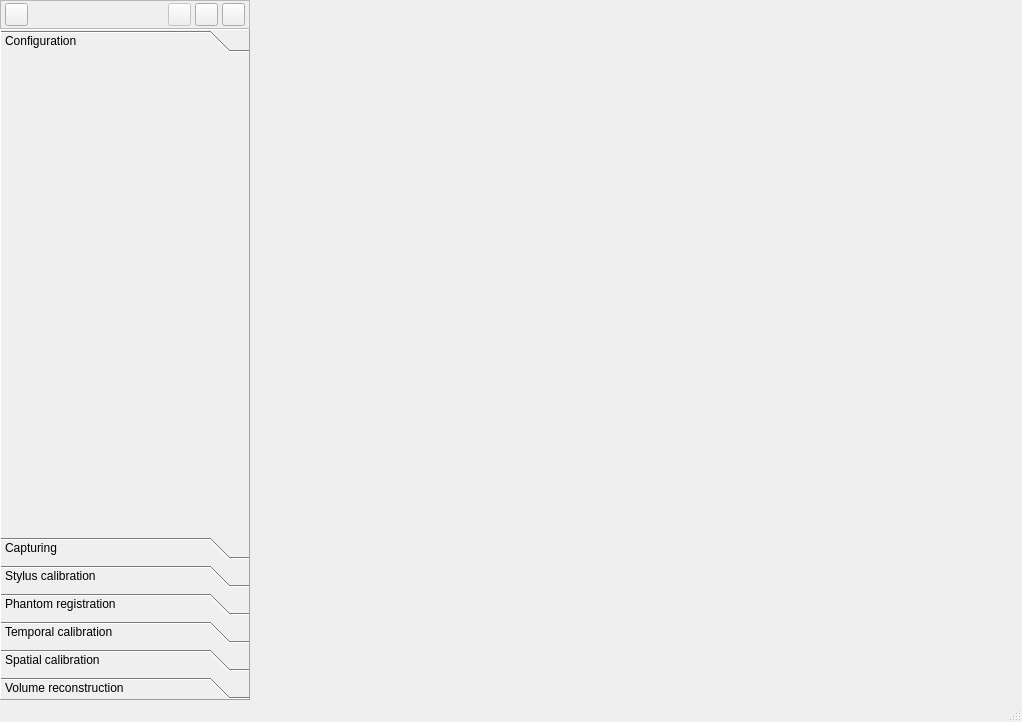
<?xml version="1.0" encoding="UTF-8"?>
<ui version="4.0">
 <class>fCalMainWindow</class>
 <widget class="QMainWindow" name="fCalMainWindow">
  <property name="geometry">
   <rect>
    <x>0</x>
    <y>0</y>
    <width>1022</width>
    <height>720</height>
   </rect>
  </property>
  <property name="windowTitle">
   <string>fCal</string>
  </property>
  <property name="windowIcon">
   <iconset resource="fCal.qrc">
    <normaloff>:/icons/Resources/icon_fCal.png</normaloff>:/icons/Resources/icon_fCal.png</iconset>
  </property>
  <widget class="QWidget" name="centralWidget">
   <layout class="QGridLayout" name="gridLayout">
    <property name="margin">
     <number>0</number>
    </property>
    <property name="spacing">
     <number>0</number>
    </property>
    <item row="0" column="1">
     <layout class="QVBoxLayout" name="verticalLayout">
      <property name="spacing">
       <number>0</number>
      </property>
      <property name="sizeConstraint">
       <enum>QLayout::SetDefaultConstraint</enum>
      </property>
      <item>
       <widget class="QFrame" name="frame_Toolbar">
        <property name="minimumSize">
         <size>
          <width>0</width>
          <height>27</height>
         </size>
        </property>
        <property name="maximumSize">
         <size>
          <width>250</width>
          <height>16777215</height>
         </size>
        </property>
        <property name="frameShape">
         <enum>QFrame::StyledPanel</enum>
        </property>
        <property name="frameShadow">
         <enum>QFrame::Raised</enum>
        </property>
        <layout class="QHBoxLayout" name="horizontalLayout">
         <property name="spacing">
          <number>4</number>
         </property>
         <property name="leftMargin">
          <number>4</number>
         </property>
         <property name="topMargin">
          <number>2</number>
         </property>
         <property name="rightMargin">
          <number>4</number>
         </property>
         <property name="bottomMargin">
          <number>2</number>
         </property>
         <item>
          <widget class="QPushButton" name="pushButton_SaveConfiguration">
           <property name="minimumSize">
            <size>
             <width>23</width>
             <height>23</height>
            </size>
           </property>
           <property name="maximumSize">
            <size>
             <width>23</width>
             <height>23</height>
            </size>
           </property>
           <property name="focusPolicy">
            <enum>Qt::ClickFocus</enum>
           </property>
           <property name="toolTip">
            <string>Save current device set configuration</string>
           </property>
           <property name="text">
            <string/>
           </property>
           <property name="icon">
            <iconset resource="fCal.qrc">
             <normaloff>:/icons/Resources/icon_Save.png</normaloff>:/icons/Resources/icon_Save.png</iconset>
           </property>
          </widget>
         </item>
         <item>
          <spacer name="horizontalSpacer">
           <property name="orientation">
            <enum>Qt::Horizontal</enum>
           </property>
           <property name="sizeHint" stdset="0">
            <size>
             <width>40</width>
             <height>20</height>
            </size>
           </property>
          </spacer>
         </item>
         <item>
          <widget class="QPushButton" name="pushButton_ImageOrientation">
           <property name="enabled">
            <bool>false</bool>
           </property>
           <property name="minimumSize">
            <size>
             <width>23</width>
             <height>23</height>
            </size>
           </property>
           <property name="maximumSize">
            <size>
             <width>23</width>
             <height>23</height>
            </size>
           </property>
           <property name="focusPolicy">
            <enum>Qt::ClickFocus</enum>
           </property>
           <property name="contextMenuPolicy">
            <enum>Qt::DefaultContextMenu</enum>
           </property>
           <property name="toolTip">
            <string>Image (2D) Controls</string>
           </property>
           <property name="text">
            <string/>
           </property>
           <property name="icon">
            <iconset resource="fCal.qrc">
             <normaloff>:/icons/Resources/icon_ImageControl.png</normaloff>:/icons/Resources/icon_ImageControl.png</iconset>
           </property>
          </widget>
         </item>
         <item>
          <widget class="QPushButton" name="pushButton_ShowDevices">
           <property name="minimumSize">
            <size>
             <width>23</width>
             <height>23</height>
            </size>
           </property>
           <property name="maximumSize">
            <size>
             <width>23</width>
             <height>23</height>
            </size>
           </property>
           <property name="focusPolicy">
            <enum>Qt::ClickFocus</enum>
           </property>
           <property name="toolTip">
            <string>Show all devices / Show content for current toolbox</string>
           </property>
           <property name="text">
            <string/>
           </property>
           <property name="icon">
            <iconset resource="fCal.qrc">
             <normaloff>:/icons/Resources/icon_ObjectMode.png</normaloff>:/icons/Resources/icon_ObjectMode.png</iconset>
           </property>
           <property name="checkable">
            <bool>true</bool>
           </property>
          </widget>
         </item>
         <item>
          <widget class="QPushButton" name="pushButton_Tools">
           <property name="minimumSize">
            <size>
             <width>23</width>
             <height>23</height>
            </size>
           </property>
           <property name="maximumSize">
            <size>
             <width>23</width>
             <height>23</height>
            </size>
           </property>
           <property name="focusPolicy">
            <enum>Qt::NoFocus</enum>
           </property>
           <property name="toolTip">
            <string>Tools menu</string>
           </property>
           <property name="text">
            <string/>
           </property>
           <property name="icon">
            <iconset resource="fCal.qrc">
             <normaloff>:/icons/Resources/icon_Tools.png</normaloff>:/icons/Resources/icon_Tools.png</iconset>
           </property>
          </widget>
         </item>
        </layout>
       </widget>
      </item>
      <item>
       <widget class="QToolBox" name="toolbox">
        <property name="minimumSize">
         <size>
          <width>250</width>
          <height>660</height>
         </size>
        </property>
        <property name="maximumSize">
         <size>
          <width>250</width>
          <height>16777215</height>
         </size>
        </property>
        <property name="frameShape">
         <enum>QFrame::Panel</enum>
        </property>
        <property name="frameShadow">
         <enum>QFrame::Raised</enum>
        </property>
        <property name="currentIndex">
         <number>0</number>
        </property>
        <widget class="QWidget" name="toolbox_Configuration">
         <property name="geometry">
          <rect>
           <x>0</x>
           <y>0</y>
           <width>248</width>
           <height>478</height>
          </rect>
         </property>
         <attribute name="label">
          <string>Configuration</string>
         </attribute>
        </widget>
        <widget class="QWidget" name="toolbox_Capturing">
         <property name="geometry">
          <rect>
           <x>0</x>
           <y>0</y>
           <width>248</width>
           <height>478</height>
          </rect>
         </property>
         <attribute name="label">
          <string>Capturing</string>
         </attribute>
        </widget>
        <widget class="QWidget" name="toolbox_StylusCalibration">
         <property name="geometry">
          <rect>
           <x>0</x>
           <y>0</y>
           <width>248</width>
           <height>478</height>
          </rect>
         </property>
         <attribute name="label">
          <string>Stylus calibration</string>
         </attribute>
        </widget>
        <widget class="QWidget" name="toolbox_PhantomRegistration">
         <property name="geometry">
          <rect>
           <x>0</x>
           <y>0</y>
           <width>248</width>
           <height>478</height>
          </rect>
         </property>
         <attribute name="label">
          <string>Phantom registration</string>
         </attribute>
        </widget>
        <widget class="QWidget" name="toolbox_TemporalCalibration">
         <property name="geometry">
          <rect>
           <x>0</x>
           <y>0</y>
           <width>248</width>
           <height>478</height>
          </rect>
         </property>
         <attribute name="label">
          <string>Temporal calibration</string>
         </attribute>
        </widget>
        <widget class="QWidget" name="toolbox_SpatialCalibration">
         <property name="geometry">
          <rect>
           <x>0</x>
           <y>0</y>
           <width>248</width>
           <height>478</height>
          </rect>
         </property>
         <attribute name="label">
          <string>Spatial calibration</string>
         </attribute>
        </widget>
        <widget class="QWidget" name="toolbox_VolumeReconstruction">
         <property name="geometry">
          <rect>
           <x>0</x>
           <y>0</y>
           <width>248</width>
           <height>478</height>
          </rect>
         </property>
         <attribute name="label">
          <string>Volume reconstruction</string>
         </attribute>
        </widget>
       </widget>
      </item>
     </layout>
    </item>
    <item row="0" column="2">
     <widget class="QVTKWidget" name="canvas" native="true">
      <property name="sizePolicy">
       <sizepolicy hsizetype="Preferred" vsizetype="Preferred">
        <horstretch>1</horstretch>
        <verstretch>1</verstretch>
       </sizepolicy>
      </property>
      <property name="minimumSize">
       <size>
        <width>770</width>
        <height>700</height>
       </size>
      </property>
      <property name="sizeIncrement">
       <size>
        <width>4</width>
        <height>3</height>
       </size>
      </property>
      <property name="focusPolicy">
       <enum>Qt::ClickFocus</enum>
      </property>
     </widget>
    </item>
    <item row="1" column="2">
     <spacer name="pushToolboxLeft_Spacer">
      <property name="orientation">
       <enum>Qt::Horizontal</enum>
      </property>
      <property name="sizeHint" stdset="0">
       <size>
        <width>40</width>
        <height>0</height>
       </size>
      </property>
     </spacer>
    </item>
   </layout>
  </widget>
  <widget class="QStatusBar" name="statusBar"/>
 </widget>
 <layoutdefault spacing="6" margin="11"/>
 <customwidgets>
  <customwidget>
   <class>QVTKWidget</class>
   <extends>QWidget</extends>
   <header location="global">QVTKWidget.h</header>
  </customwidget>
 </customwidgets>
 <resources>
  <include location="fCal.qrc"/>
 </resources>
 <connections/>
</ui>
